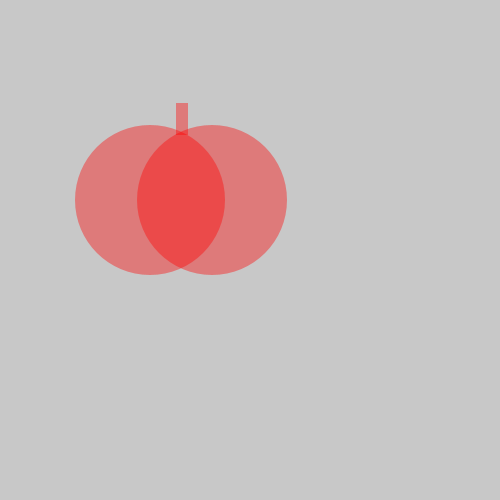
Frame 1 (no input)
Frame 60 (the mouse pressed at the canvas centre just before this capture): identical to frame 1, image omitted
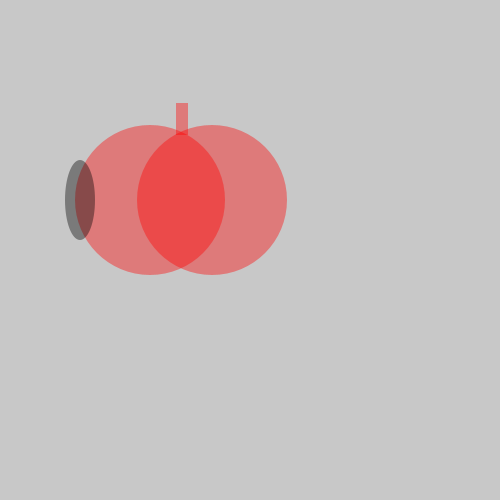
Frame 120 (the mouse held since frame 60 and released just before this capture)

The Processing sketch that drew these frames (run headless with seeded random() and noise(); from frame 60 on, the mouse is pressed at the canvas centre):

// Processing sketch: tasty_tomato
// ── tasty_tomato.pde
void setup() {
    size(500, 500);
}
void draw() {
    background(200, 200, 200);
    noStroke();
    fill(255,0,0,100);
    ellipse(150, 200, 150, 150);
    fill(255, 0, 0, 100);
    ellipse(212, 200, 150, 150);
    rect(176, 103, 12, 32);
    fill(0,0,0,100);
    if (mousePressed)
   ellipse(80, 200, 30, 80);
    
}
